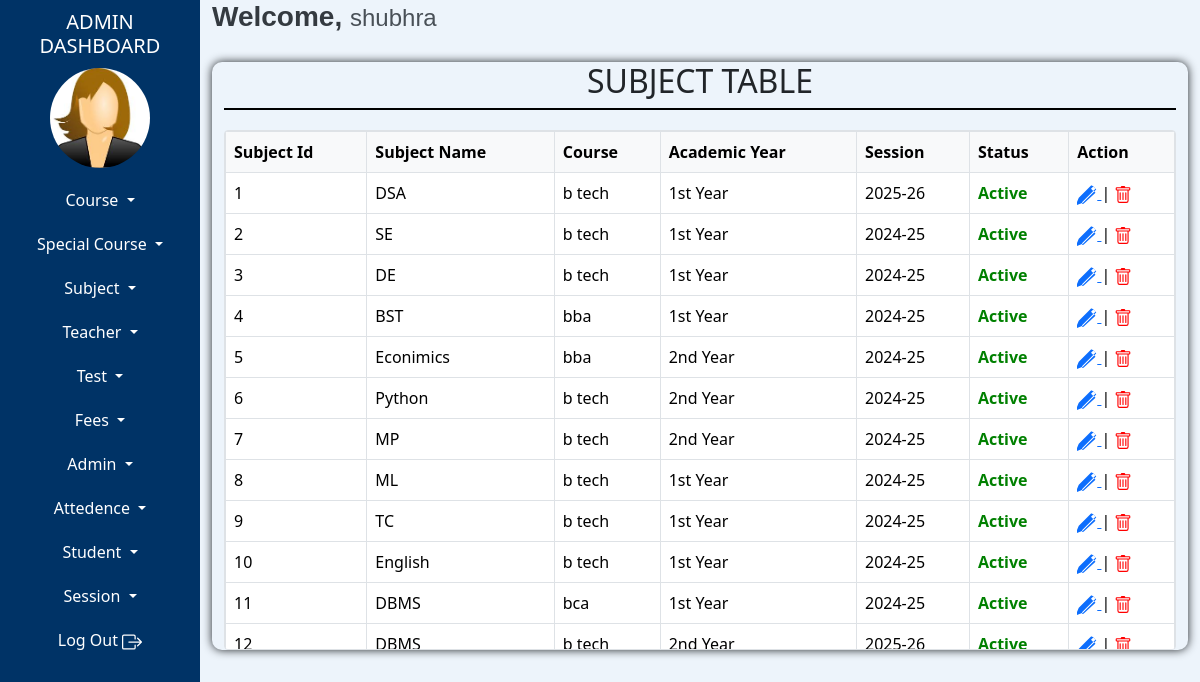
The app's page /admin/subject-table.php (signed in) with its own data.
### tables this page shows
CREATE TABLE `tblsubject` (
  `subjectId` int(10) NOT NULL AUTO_INCREMENT,
  `subjectName` text NOT NULL,
  `courseId` int(10) NOT NULL,
  `academicYearId` int(10) NOT NULL,
  `sessionId` int(10) NOT NULL,
  `status` int(1) NOT NULL,
  `addedIpAddress` text NOT NULL,
  `addedDateTime` datetime NOT NULL,
  `updatedIpAddress` text NOT NULL,
  `updatedDateTime` datetime NOT NULL,
  PRIMARY KEY (`subjectId`)
);

CREATE TABLE `tblcourse` (
  `courseId` int(10) NOT NULL AUTO_INCREMENT,
  `courseName` varchar(100) NOT NULL,
  `courseDuration` varchar(10) NOT NULL,
  `sessionId` int(10) NOT NULL,
  `section` varchar(50) NOT NULL DEFAULT 'A',
  PRIMARY KEY (`courseId`)
);

CREATE TABLE `tblacademicyear` (
  `academicYearId` int(10) NOT NULL AUTO_INCREMENT,
  `academicYearName` text NOT NULL,
  `addedIpAddress` varchar(100) NOT NULL,
  `addedDateTime` datetime NOT NULL,
  `updatedIpAddress` varchar(100) NOT NULL,
  `updatedDatetime` datetime NOT NULL,
  PRIMARY KEY (`academicYearId`)
);

CREATE TABLE `tblsession` (
  `sessionId` int(10) NOT NULL AUTO_INCREMENT,
  `sessionName` varchar(15) NOT NULL,
  `addedIpAddress` varchar(100) NOT NULL,
  `addedDateTime` datetime NOT NULL,
  `updatedIpAddress` varchar(100) NOT NULL,
  `updatedDateTime` datetime NOT NULL,
  `status` int(2) NOT NULL,
  PRIMARY KEY (`sessionId`)
);

### admin/fun-specialchar.php (called while the page is built)
<?php
function textSafe($text)
{
    return htmlspecialchars($text, ENT_QUOTES, 'UTF-8');
}
?>

### admin/subject-table.php (the view, shortened to what this page needs)
<?php
include "admin-dashboard-top.php";
include "admin-dashboard-content.php";
include "fun-specialchar.php";
$query = "SELECT * FROM tblsubject";
$stmt = $conn->prepare($query);
$stmt->execute();
?>
<!doctype html>
<html lang="en">
<head>
<link href="https://cdn.jsdelivr.net/npm/bootstrap@5.3.3/dist/css/bootstrap.min.css" rel="stylesheet">
</head>
<body>
<div class="container-fluid">
    <div class="row">
        <div class="tbl-content">
            <div class="tbl-heading">
                <h2>SUBJECT TABLE</h2>
            </div>
            <table class="table table-hover table-bordered">
                <thead>
                    <tr>
                        <th scope="col">Subject Id</th>
                        <th scope="col">Subject Name</th>
                        <th scope="col">Course</th>
                        <th scope="col">Academic Year</th>
                        <th scope="col">Session</th>
                        <th scope="col">Status</th>
                        <th scope="col">Action</th>
                    </tr>
                </thead>
                <tbody>
                    <?php while($result=$stmt->fetch()) { ?>
                    <tr>
                        <td><?php echo $result['subjectId']; ?></td>
                        <td><?php echo textSafe($result['subjectName']); ?></td>
                        <td>
                            <?php
                            $courseId = $result['courseId'];
                            $stmt2 = $conn->prepare("SELECT * FROM tblcourse WHERE courseId=:courseId");
                            $stmt2->bindParam(":courseId",$courseId);
                            $stmt2->execute();
                            $row = $stmt2->fetch();
                            echo $row["courseName"];
                            ?>
                        </td>
                        <td>
                            <?php
                            $academicYearId = $result['academicYearId'];
                            $yearstmt = $conn->prepare("SELECT * FROM tblAcademicYear WHERE academicYearId=:academicYearId");
                            $yearstmt->bindParam(":academicYearId",$academicYearId);
                            $yearstmt->execute();
                            $year = $yearstmt->fetch();
                            echo $year['academicYearName'];
                            ?>
                        </td>
                        <td>
                            <?php
                            $sessionId = $result['sessionId'];
                            $sessionstmt = $conn->prepare("SELECT * FROM tblsession WHERE sessionId=:sessionId");
                            $sessionstmt->bindParam(":sessionId",$sessionId);
                            $sessionstmt->execute();
                            $session = $sessionstmt->fetch();
                            echo $session['sessionName'];
                            ?>
                        </td>
                        <td>
                            <?php
                            if ($result['status'] == 1) {
                                echo '<span style="color: green; font-weight: bold;">Active</span>';
                            } else {
                                echo '<span style="color: red; font-weight: bold;">Inactive</span>';
                            }
                            ?>
                        </td>
                        <td>
                            <a href="edit-subject.php?subjectId=<?php echo $result['subjectId']; ?>">
                            </a>
                             |
                            <a href="delete-subject.php?subjectId=<?php echo $result['subjectId']; ?>" style="color: red; text-decoration: none;">
                            </a>
                        </td>
                    </tr>
                    <?php } ?>
                </tbody>
            </table>
        </div>
    </div>
</div>
<?php
include "admin-dashboard-footer.php";
?>
</body>
</html>

### admin/admin-dashboard-content.php (shortened to what this page needs)
<link href="https://cdn.jsdelivr.net/npm/bootstrap@5.3.3/dist/css/bootstrap.min.css" rel="stylesheet">
  </head>
  <body>
    <div class="container-fluid">
        <div class="row">
            <div class="col-md-2  left-side">
                <div class="heading">
                    <h5>ADMIN DASHBOARD</h5>
                </div>
                <div class="image">
                    <a href="admin-dashboard.php">
                    <?php
                        $query = "select * from tbladmin where adminId=:adminId";
                        $stmt=$conn->prepare($query);
                        $stmt->bindParam(":adminId",$adminId);
                        $stmt->execute();
                        $result = $stmt->fetch();
                        if (!empty($result['picture']))
                        {
                        	echo '<img src="'.$result['picture'].'" style=" height: 100px;" />';
                        }
                        else
                        {
                        	if ($result['adminGender'] == '1')
                        	{
                        		echo '<img src="images/female-logo.jpg" alt="Male" style="height: 100px; width: 100px;" />';
                        	}
                        	elseif ($result['adminGender'] == '2')
                        	{
                        		echo '<img src="images/male-logo.jpg" alt="Female" style="height: 100px; width: 100px;" />';
                        	}
                        }
                    ?>
                    </a>
                </div>
                <div class="buttons">
                    <div class="dropdown ">
                      <button class="btn dropdown-toggle w-100 nav-link left-btn" type="button" data-bs-toggle="dropdown" aria-expanded="false">
                        Course
                      </button>
                    </div>
                    <div class="dropdown ">
                      <button class="btn dropdown-toggle w-100 nav-link left-btn" type="button" data-bs-toggle="dropdown" aria-expanded="false">
                        Special Course
                      </button>
                    </div>
                    <div class="dropdown ">
                      <button class="btn dropdown-toggle w-100 nav-link left-btn" type="button" data-bs-toggle="dropdown" aria-expanded="false">
                        Subject
                      </button>
                    </div>
                    <div class="dropdown ">
                      <button class="btn dropdown-toggle w-100 nav-link left-btn" type="button" data-bs-toggle="dropdown" aria-expanded="false">
                        Teacher
                      </button>
                    </div>
                    <div class="dropdown ">
                      <button class="btn dropdown-toggle w-100 nav-link left-btn" type="button" data-bs-toggle="dropdown" aria-expanded="false">
                        Test
                      </button>
                    </div>
                    <div class="dropdown ">
                      <button class="btn dropdown-toggle w-100 nav-link left-btn" type="button" data-bs-toggle="dropdown" aria-expanded="false">
                        Fees
                      </button>
                    </div>
                    <div class="dropdown ">
                      <button class="btn dropdown-toggle w-100 nav-link left-btn" type="button" data-bs-toggle="dropdown" aria-expanded="false">
                        Admin
                      </button>
                    </div>
                    <div class="dropdown ">
                      <button class="btn dropdown-toggle w-100 nav-link left-btn" type="button" data-bs-toggle="dropdown" aria-expanded="false">
                        Attedence
                      </button>
                    </div>
                    <div class="dropdown ">
                      <button class="btn dropdown-toggle w-100 nav-link left-btn" type="button" data-bs-toggle="dropdown" aria-expanded="false">
                        Student
                      </button>
                    </div>
                    <div class="dropdown ">
                      <button class="btn dropdown-toggle w-100 nav-link left-btn" type="button" data-bs-toggle="dropdown" aria-expanded="false">
                        Session
                      </button>
                    </div>
                    <a href="logout-admin.php" class="btn left-btn w-100 nav-link">
                        Log Out
                    </a>
                </div>
            </div>
            <div class="col-md-10 col-sm-10 right-side">
                <div>
                    <h3 class="welcome-text">Welcome, <span class="admin-name"><?php echo $result['adminName']; ?></span></h3>
                </div>

### admin/admin-dashboard-content.php (style rules this page uses)
.left-side { background-color:#003366; color:white; height:200vh; }
.heading { text-align:center; margin:10px auto; }
.image { display:flex; justify-content:center; }
.image img { border-radius:60px; }
.left-btn { color:white; transition: background-color 0.3s ease; margin-top:20px; }
.right-side { background-color:#edf4fb; }
.welcome-text { font-family: 'Poppins', sans-serif; font-size: 28px; font-weight: 600; color: #343a40; }
.admin-name { font-family: 'Montserrat', sans-serif; font-size: 24px; font-weight: 400; color: #495057; }

### admin/subject-table.php (style rules this page uses)
.tbl-heading { text-align:center; border-bottom:2px solid black; margin-bottom:20px; }
.tbl-content { box-shadow:0 0 10px; margin-top:20px; border-radius:10px; }

### admin/admin-dashboard-footer.php (style rules this page uses)
.table-responsive .table thead th { position: sticky; top: 0; z-index: 10; background-color: #f8f9fa; box-shadow: 0 2px 2px -1px rgba(0,0,0,0.4); }

### records on screen
tblsubject: subjectId "1", subjectName "DSA", courseId.courseName "b tech", academicYearId.academicYearName "1st Year", sessionId.sessionName "2025-26", status "Active"
tblsubject: subjectId "2", subjectName "SE", courseId.courseName "b tech", academicYearId.academicYearName "1st Year", sessionId.sessionName "2024-25", status "Active"
tblsubject: subjectId "3", subjectName "DE", courseId.courseName "b tech", academicYearId.academicYearName "1st Year", sessionId.sessionName "2024-25", status "Active"
tblsubject: subjectId "4", subjectName "BST", courseId.courseName "bba", academicYearId.academicYearName "1st Year", sessionId.sessionName "2024-25", status "Active"
tblsubject: subjectId "5", subjectName "Econimics", courseId.courseName "bba", academicYearId.academicYearName "2nd Year", sessionId.sessionName "2024-25", status "Active"
tblsubject: subjectId "6", subjectName "Python", courseId.courseName "b tech", academicYearId.academicYearName "2nd Year", sessionId.sessionName "2024-25", status "Active"
tblsubject: subjectId "7", subjectName "MP", courseId.courseName "b tech", academicYearId.academicYearName "2nd Year", sessionId.sessionName "2024-25", status "Active"
tblsubject: subjectId "8", subjectName "ML", courseId.courseName "b tech", academicYearId.academicYearName "1st Year", sessionId.sessionName "2024-25", status "Active"
tblsubject: subjectId "9", subjectName "TC", courseId.courseName "b tech", academicYearId.academicYearName "1st Year", sessionId.sessionName "2024-25", status "Active"
tblsubject: subjectId "10", subjectName "English", courseId.courseName "b tech", academicYearId.academicYearName "1st Year", sessionId.sessionName "2024-25", status "Active"
tblsubject: subjectId "11", subjectName "DBMS", courseId.courseName "bca", academicYearId.academicYearName "1st Year", sessionId.sessionName "2024-25", status "Active"
tblsubject: subjectId "12", subjectName "DBMS", courseId.courseName "b tech", academicYearId.academicYearName "2nd Year", sessionId.sessionName "2025-26", status "Active"

### other values on screen
$result['adminName'] "shubhra"
